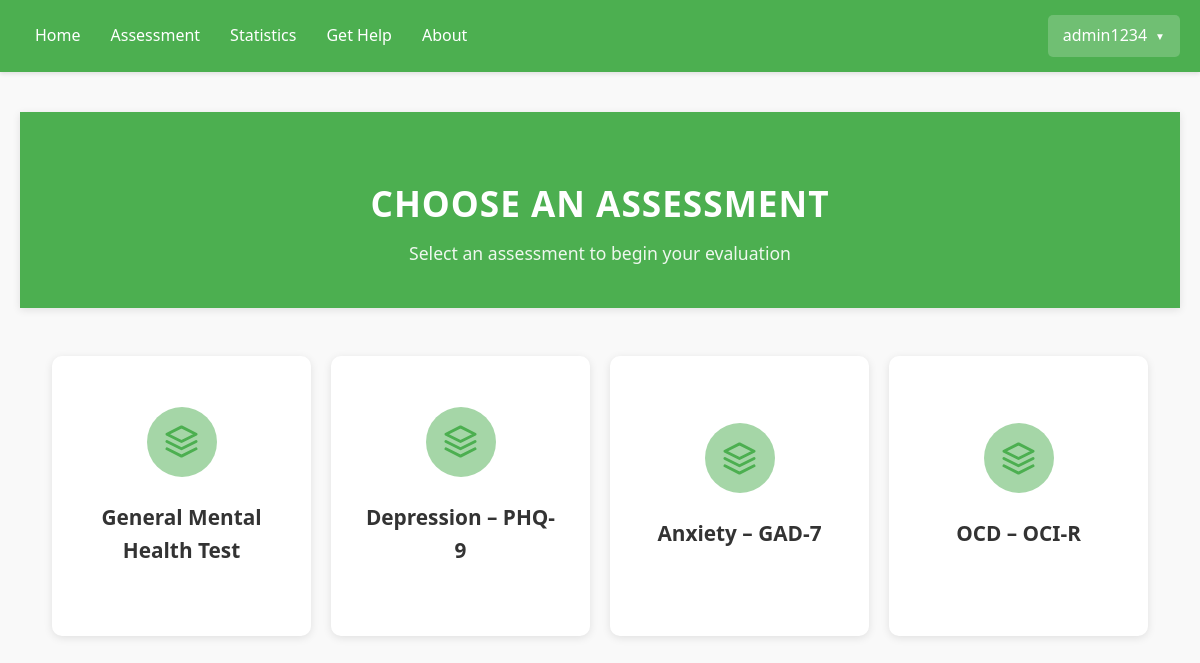
Page /assessment/ (signed in) on the committed database.
### assessments/models.py (models this page shows, shortened)
class Assessment(models.Model):
    title = models.CharField(max_length=255)
    description = models.TextField()

### assessments/views.py (the view)
# urls.py: path('assessment/', views.select_assessment_view, name='select_assessment'),
@login_required
def select_assessment_view(request):
    assessments = Assessment.objects.all()
    return render(request, 'assessment_select.html', {'assessments': assessments})

### assessments/templates/assessment_select.html (shortened to what this page needs)
{% extends 'base.html' %}
{% block content %}
<div class="hero-section">
  <h1>Choose an Assessment</h1>
  <p class="subtitle">Select an assessment to begin your evaluation</p>
</div>
<div class="assessment-grid">
  {% for a in assessments %}
    <div class="assessment-tile">
      <div class="tile-inner">
        <div class="tile-front">
          <div class="icon-container">
            <svg viewBox="0 0 24 24" fill="none" stroke="currentColor" stroke-width="2" stroke-linecap="round" stroke-linejoin="round">
              <path d="M12 2L2 7l10 5 10-5-10-5z"/>
              <path d="M2 17l10 5 10-5"/>
              <path d="M2 12l10 5 10-5"/>
            </svg>
          </div>
          <h2>{{ a.title }}</h2>
        </div>
        <div class="tile-back">
          <h3>{{ a.title }}</h3>
          <p>{{a.description}}</p>
          <form method="get" action="{% url 'assessment' assessment_id=a.id %}">
            <button type="submit" class="start-btn">Begin Assessment</button>
          </form>
        </div>
      </div>
    </div>
  {% endfor %}
</div>
{% endblock %}

### assessments/templates/base.html (shortened to what this page needs)
<!DOCTYPE html>
<html lang="en">
<head>
</head>
<body>
    <div class="navbar">
        <div class="nav-container">
            <div class="nav-links" id="navLinks">
                <a href="/profile">Home</a>
                <a href="/assessment">Assessment</a>
                <a href="/statistics">Statistics</a>
                <a href="/get-help">Get Help</a>
                <a href="/about">About</a>
            </div>
        </div>
        <div class="user-menu" id="userMenu">
            <div class="username-display" onclick="toggleUserMenu()">
                {{ user.username }}
            </div>
        </div>
    </div>
    <div class="container">
        {% block content %}
        {% endblock %}
    </div>
</body>
</html>

### assessments/templates/base.html (style rules this page uses)
body { font-family: 'Segoe UI', Tahoma, Geneva, Verdana, sans-serif; margin: 0; padding: 0; background-color: #f9f9f9; }
.navbar { background-color: #4CAF50; padding: 15px 20px; display: flex; justify-content: space-between; align-items: center; color: white; box-shadow: 0 2px 4px rgba(0, 0, 0, 0.1); }
.nav-links { display: flex; align-items: center; }
.nav-links a { color: white; text-decoration: none; margin: 0 15px; font-weight: 500; }
.user-menu { position: relative; cursor: pointer; }
.username-display { display: flex; align-items: center; font-weight: 500; padding: 8px 15px; border-radius: 5px; background-color: rgba(255, 255, 255, 0.2); transition: background-color 0.2s; }
.username-display::after { content: "▼"; font-size: 10px; margin-left: 8px; }
.container { padding: 40px 20px; max-width: 1200px; margin: 0 auto; }

### assessments/templates/assessment_select.html (style rules this page uses)
:root { --primary: #4CAF50; --primary-light: #a5d6a7; --primary-dark: #388e3c; --text: #333; --text-light: #666; --bg: #f9f9f9; --card-bg: #ffffff; --shadow: rgba(0, 0, 0, 0.1); }
body { font-family: 'Segoe UI', Tahoma, Geneva, Verdana, sans-serif; background-color: var(--bg); color: var(--text); line-height: 1.6; margin: 0; padding: 0; }
.hero-section { text-align: center; padding: 2.5rem 1rem; background-color: var(--primary); color: white; margin-bottom: 2rem; box-shadow: 0 2px 8px var(--shadow); }
.hero-section h1 { font-size: 2.2rem; font-weight: 700; margin-bottom: 0.5rem; text-transform: uppercase; letter-spacing: 1px; }
.subtitle { font-size: 1.1rem; opacity: 0.9; max-width: 600px; margin: 0 auto; }
.assessment-grid { display: grid; grid-template-columns: repeat(auto-fill, minmax(250px, 1fr)); gap: 20px; padding: 1rem 2rem 3rem; max-width: 1200px; margin: 0 auto; }
.assessment-tile { height: 280px; perspective: 1000px; }
.tile-inner { position: relative; width: 100%; height: 100%; transition: transform 0.6s; transform-style: preserve-3d; cursor: pointer; }
.tile-front, .tile-back { position: absolute; width: 100%; height: 100%; backface-visibility: hidden; border-radius: 10px; box-shadow: 0 2px 8px var(--shadow); display: flex; flex-direction: column; justify-content: center; align-items: center; padding: 30px; box-sizing: border-box; }
.tile-front { background-color: var(--card-bg); color: var(--text); }
.tile-back { background-color: var(--primary); color: white; transform: rotateY(180deg); text-align: center; }
.icon-container { width: 70px; height: 70px; border-radius: 50%; background-color: var(--primary-light); display: flex; justify-content: center; align-items: center; margin-bottom: 1rem; }
.icon-container svg { width: 35px; height: 35px; color: var(--primary); }
.tile-front h2 { font-size: 1.3rem; font-weight: 600; text-align: center; margin-top: 0.5rem; color: var(--text); }
.tile-back h3 { font-size: 1.3rem; margin-bottom: 1rem; font-weight: 600; }
.tile-back p { margin-bottom: 1.5rem; font-size: 0.95rem; }
.start-btn { background-color: white; color: var(--primary); border: none; padding: 0.75rem 1.5rem; border-radius: 8px; font-weight: 600; cursor: pointer; transition: all 0.2s ease; box-shadow: 0 2px 4px rgba(0, 0, 0, 0.1); }

### rows in the picture
Assessment: title "General Mental Health Test"
Assessment: title "Depression – PHQ-9"
Assessment: title "Anxiety – GAD-7"
Assessment: title "OCD – OCI-R"

### other values in the picture
{{ user.username }} "admin1234"
